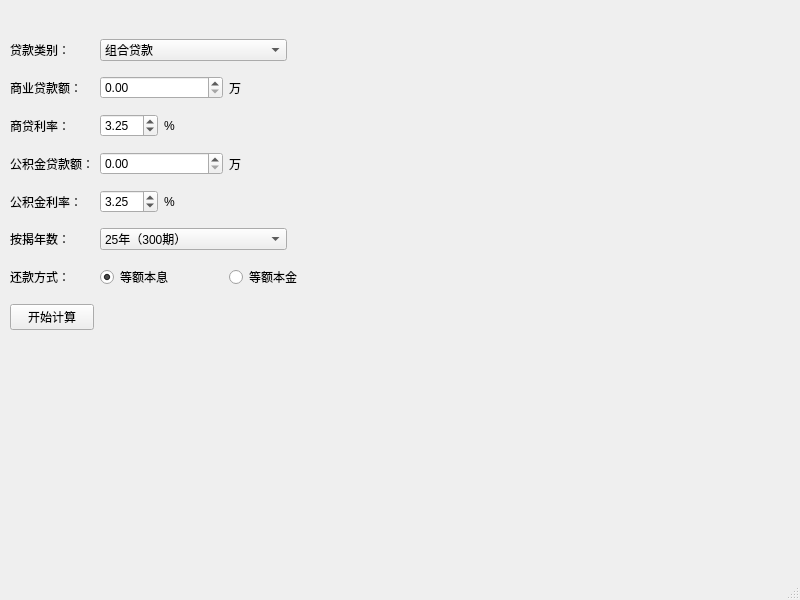
<?xml version="1.0" encoding="UTF-8"?>
<ui version="4.0">
 <class>mixed_loan</class>
 <widget class="QMainWindow" name="mixed_loan">
  <property name="geometry">
   <rect>
    <x>0</x>
    <y>0</y>
    <width>800</width>
    <height>600</height>
   </rect>
  </property>
  <property name="windowTitle">
   <string>组合贷款</string>
  </property>
  <widget class="QWidget" name="centralwidget">
   <widget class="QWidget" name="">
    <property name="geometry">
     <rect>
      <x>10</x>
      <y>30</y>
      <width>341</width>
      <height>311</height>
     </rect>
    </property>
    <layout class="QGridLayout" name="gridLayout">
     <item row="0" column="0">
      <widget class="QLabel" name="label">
       <property name="text">
        <string>贷款类别：</string>
       </property>
      </widget>
     </item>
     <item row="0" column="1" colspan="3">
      <widget class="QComboBox" name="comboBox">
       <item>
        <property name="text">
         <string>组合贷款</string>
        </property>
       </item>
       <item>
        <property name="text">
         <string>公积金贷款</string>
        </property>
       </item>
       <item>
        <property name="text">
         <string>商业贷款</string>
        </property>
       </item>
      </widget>
     </item>
     <item row="1" column="0">
      <widget class="QLabel" name="label_2">
       <property name="text">
        <string>商业贷款额：</string>
       </property>
      </widget>
     </item>
     <item row="1" column="1" colspan="2">
      <widget class="QDoubleSpinBox" name="doubleSpinBox">
       <property name="maximum">
        <double>999999.989999999990687</double>
       </property>
       <property name="value">
        <double>0.000000000000000</double>
       </property>
      </widget>
     </item>
     <item row="1" column="3">
      <widget class="QLabel" name="label_3">
       <property name="text">
        <string>万</string>
       </property>
      </widget>
     </item>
     <item row="2" column="0">
      <widget class="QLabel" name="label_9">
       <property name="text">
        <string>商贷利率：</string>
       </property>
      </widget>
     </item>
     <item row="2" column="1">
      <widget class="QDoubleSpinBox" name="doubleSpinBox_2">
       <property name="minimum">
        <double>0.010000000000000</double>
       </property>
       <property name="value">
        <double>3.250000000000000</double>
       </property>
      </widget>
     </item>
     <item row="2" column="2">
      <widget class="QLabel" name="label_10">
       <property name="text">
        <string>%</string>
       </property>
      </widget>
     </item>
     <item row="3" column="0">
      <widget class="QLabel" name="label_4">
       <property name="text">
        <string>公积金贷款额：</string>
       </property>
      </widget>
     </item>
     <item row="3" column="1" colspan="2">
      <widget class="QDoubleSpinBox" name="doubleSpinBox_3">
       <property name="maximum">
        <double>999999.989999999990687</double>
       </property>
       <property name="value">
        <double>0.000000000000000</double>
       </property>
      </widget>
     </item>
     <item row="4" column="0">
      <widget class="QLabel" name="label_12">
       <property name="text">
        <string>公积金利率：</string>
       </property>
      </widget>
     </item>
     <item row="4" column="1">
      <widget class="QDoubleSpinBox" name="doubleSpinBox_4">
       <property name="minimum">
        <double>0.010000000000000</double>
       </property>
       <property name="value">
        <double>3.250000000000000</double>
       </property>
      </widget>
     </item>
     <item row="4" column="2">
      <widget class="QLabel" name="label_13">
       <property name="text">
        <string>%</string>
       </property>
      </widget>
     </item>
     <item row="5" column="0">
      <widget class="QLabel" name="label_8">
       <property name="text">
        <string>按揭年数：</string>
       </property>
      </widget>
     </item>
     <item row="5" column="1" colspan="3">
      <widget class="QComboBox" name="comboBox_4">
       <item>
        <property name="text">
         <string>25年（300期）</string>
        </property>
       </item>
       <item>
        <property name="text">
         <string>24年（288期）</string>
        </property>
       </item>
       <item>
        <property name="text">
         <string>23年（276期）</string>
        </property>
       </item>
       <item>
        <property name="text">
         <string>22年（264期）</string>
        </property>
       </item>
       <item>
        <property name="text">
         <string>21年（252期）</string>
        </property>
       </item>
       <item>
        <property name="text">
         <string>20年（240期）</string>
        </property>
       </item>
       <item>
        <property name="text">
         <string>19年（228期）</string>
        </property>
       </item>
       <item>
        <property name="text">
         <string>18年（216期）</string>
        </property>
       </item>
       <item>
        <property name="text">
         <string>17年（204期）</string>
        </property>
       </item>
       <item>
        <property name="text">
         <string>16年（192期）</string>
        </property>
       </item>
       <item>
        <property name="text">
         <string>15年（180期）</string>
        </property>
       </item>
       <item>
        <property name="text">
         <string>14年（168期）</string>
        </property>
       </item>
       <item>
        <property name="text">
         <string>13年（156期）</string>
        </property>
       </item>
       <item>
        <property name="text">
         <string>12年（144期）</string>
        </property>
       </item>
       <item>
        <property name="text">
         <string>11年（132期）</string>
        </property>
       </item>
       <item>
        <property name="text">
         <string>10年（120期）</string>
        </property>
       </item>
       <item>
        <property name="text">
         <string>9年（108期）</string>
        </property>
       </item>
       <item>
        <property name="text">
         <string>8年（96期）</string>
        </property>
       </item>
       <item>
        <property name="text">
         <string>7年（84期）</string>
        </property>
       </item>
       <item>
        <property name="text">
         <string>6年（72期）</string>
        </property>
       </item>
       <item>
        <property name="text">
         <string>5年（60期）</string>
        </property>
       </item>
       <item>
        <property name="text">
         <string>4年（48期）</string>
        </property>
       </item>
       <item>
        <property name="text">
         <string>3年（36期）</string>
        </property>
       </item>
       <item>
        <property name="text">
         <string>2年（24期）</string>
        </property>
       </item>
       <item>
        <property name="text">
         <string>1年（12期）</string>
        </property>
       </item>
      </widget>
     </item>
     <item row="6" column="0">
      <widget class="QLabel" name="label_11">
       <property name="text">
        <string>还款方式：</string>
       </property>
      </widget>
     </item>
     <item row="6" column="1" colspan="2">
      <widget class="QRadioButton" name="radioButton">
       <property name="text">
        <string>等额本息</string>
       </property>
       <property name="checked">
        <bool>true</bool>
       </property>
      </widget>
     </item>
     <item row="6" column="3" colspan="2">
      <widget class="QRadioButton" name="radioButton_2">
       <property name="text">
        <string>等额本金</string>
       </property>
      </widget>
     </item>
     <item row="7" column="0">
      <widget class="QPushButton" name="pushButton">
       <property name="text">
        <string>开始计算</string>
       </property>
      </widget>
     </item>
     <item row="3" column="3">
      <widget class="QLabel" name="label_5">
       <property name="text">
        <string>万</string>
       </property>
      </widget>
     </item>
    </layout>
   </widget>
  </widget>
  <widget class="QStatusBar" name="statusbar"/>
  <widget class="QMenuBar" name="menuBar">
   <property name="geometry">
    <rect>
     <x>0</x>
     <y>0</y>
     <width>800</width>
     <height>26</height>
    </rect>
   </property>
  </widget>
 </widget>
 <resources/>
 <connections/>
</ui>
